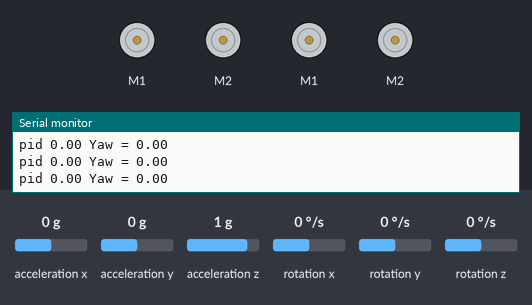
Simulated run of this sketch. Board: Arduino Uno, built with avr-gcc and run on an emulated ATmega328P. On the bench: 4 × DC motor (green arrow = forward, orange = backward, longer = faster), the last lines printed to the serial monitor. The test bench sets the inputs (shaded band); at power-on: rotation z 0 °/s, acceleration x 0 g, acceleration y 0 g, acceleration z 1 g, rotation x 0 °/s, rotation y 0 °/s.

Above: at 1.2 s.
1.3 s: rotation z set to -192 °/s
At 2.6 s:
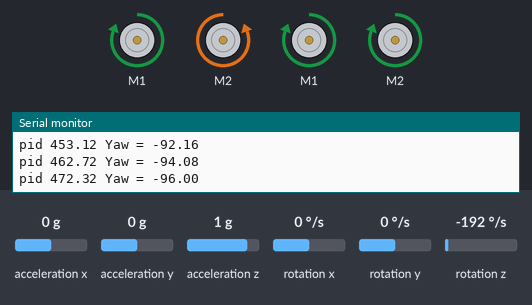
3.1 s: rotation z set to 192 °/s
At 5.7 s:
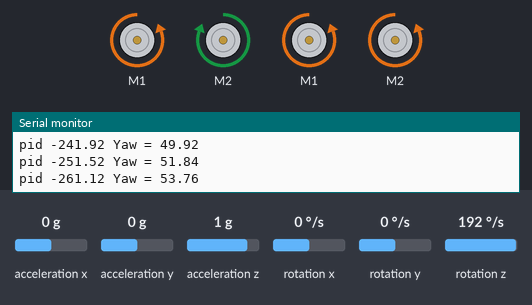
6.1 s: rotation z set to -100 °/s
At 8.07 s:
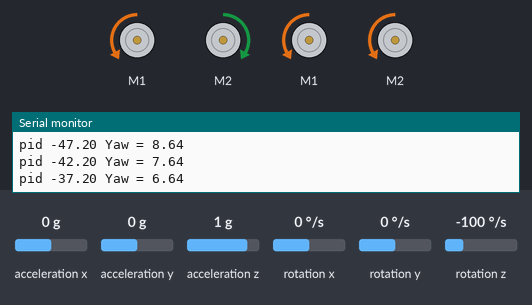
9.1 s: rotation z set to 100 °/s
At 9.78 s:
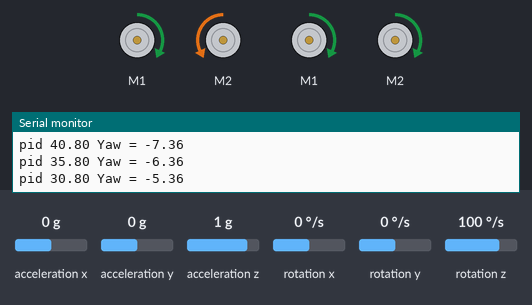
Timing chart, 0 to 12.2 s (numbered marks = the images above; inputs shaded):
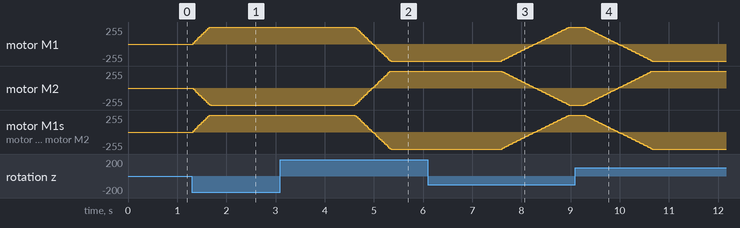

Measured:
- after the input at 1.3 s, motor M1, motor M1, motor M2: moves from stopped to forward 255/255 over 0.35 s, starting at once; motor M2: moves from stopped to backward 255/255 over 0.35 s, starting at once
- after the input at 3.1 s, motor M1, motor M1, motor M2: moves from forward 255/255 to backward 255/255 over 0.74 s, starting after 1.5 s; motor M2: moves from backward 255/255 to forward 255/255 over 0.74 s, starting after 1.5 s
- after the input at 6.1 s, motor M1, motor M1, motor M2: moves from backward 255/255 to forward 255/255 over 1.4 s, starting after 1.5 s; motor M2: moves from forward 255/255 to backward 255/255 over 1.4 s, starting after 1.5 s
- after the input at 9.1 s, motor M1, motor M1, motor M2: moves from forward 255/255 to backward 255/255 over 1.4 s, starting after 0.18 s; motor M2: moves from backward 255/255 to forward 255/255 over 1.4 s, starting after 0.18 s

The sketch:

ps2_code_with_imu_by_pid.ino
```cpp
#include <PS2X_lib.h>
#define PS2_DAT        13  //14
#define PS2_CMD        11  //15
#define PS2_SEL        10  //16
#define PS2_CLK        12  //17

PS2X ps2x;
#include <Wire.h>
#include <MPU6050.h>
MPU6050 mpu;
unsigned long timer = 0;
float timeStep = 0.01;
float yaw = 0;
int R;
int theta;

#include <SoftwareSerial.h>
#include <SabertoothSimplified.h>

SoftwareSerial SWSerial1(NOT_A_PIN, 9);
SabertoothSimplified ST1(SWSerial1);
SoftwareSerial SWSerial2(NOT_A_PIN, 6);
SabertoothSimplified ST2(SWSerial2);

float setpoint=0;
float pre_error;
float kp=5  ;
float ki=0;
float kd=1;
float p;
float i;
float d;
float error;
float pid;
void setup()
{
  SWSerial1.begin(9600);

  SWSerial2.begin(9600);

  Serial.begin(115200);
  while(!mpu.begin(MPU6050_SCALE_2000DPS, MPU6050_RANGE_2G))
  {
    Serial.println("Could not find a valid MPU6050 sensor, check wiring!");
    delay(500);
  }
   mpu.calibrateGyro();
    mpu.setThreshold(1);

}

void loop()
{
 timer = millis();
  Vector norm = mpu.readNormalizeGyro();
   yaw = yaw + norm.ZAxis * timeStep;
  Serial.print(" Yaw = ");
  Serial.println(yaw);
    delay((timeStep*1000) - (millis() - timer));

 error=setpoint-yaw;
 p=error;
 i=i+error;
 d=error-pre_error;
pre_error=error;
pid=kp*p+ki*i+kd*d;
//  pid=constrain(pid,-127,127);

 Serial.print("pid ");
 Serial.print(pid);


  int a=R*sin((theta-45)*3.142/180);
  int b=R*sin((135-theta)*3.142/180);
  int c=R*sin((theta-45)*3.142/180);
  int d=R*sin((135-theta)*3.142/180);

  int A=a+pid;
  int B=b-pid;
  int C=c+pid;
  int D=d+pid;

  ST1.motor(1,A);
  ST1.motor(2,B);
  ST2.motor(1,C);
  ST2.motor(2,D);


}
```
